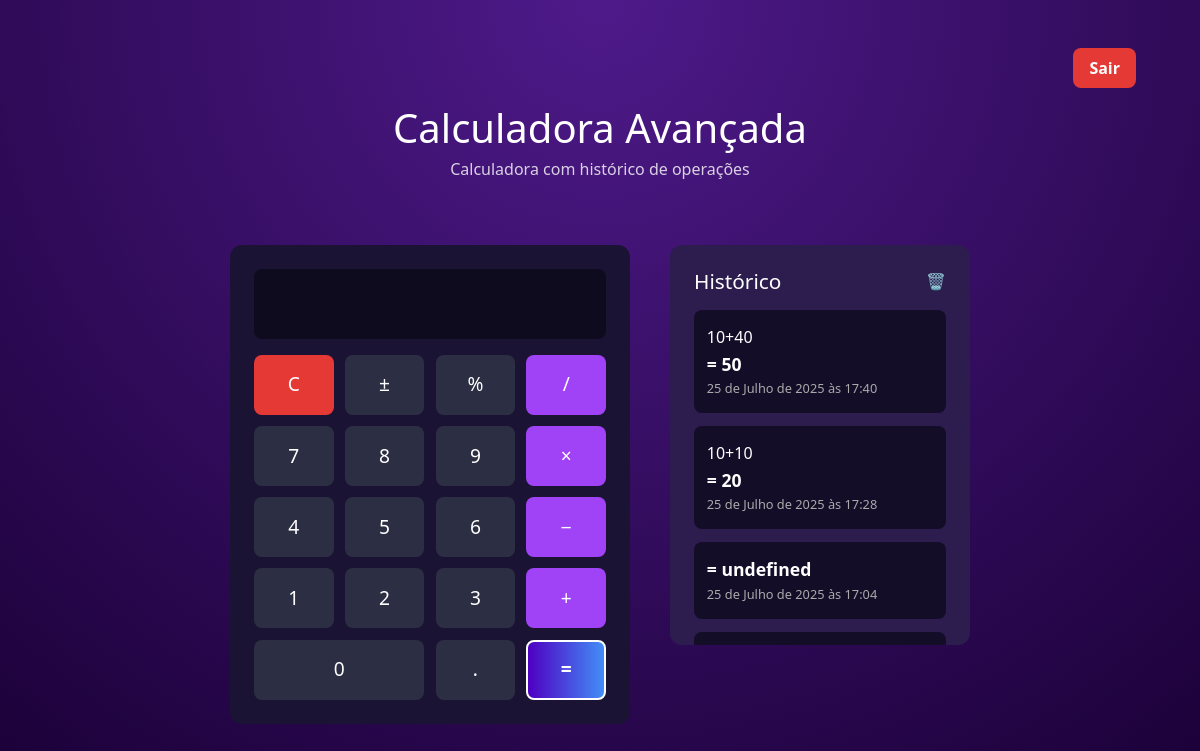
Before: /calculadora/ (signed in) with the older database file.
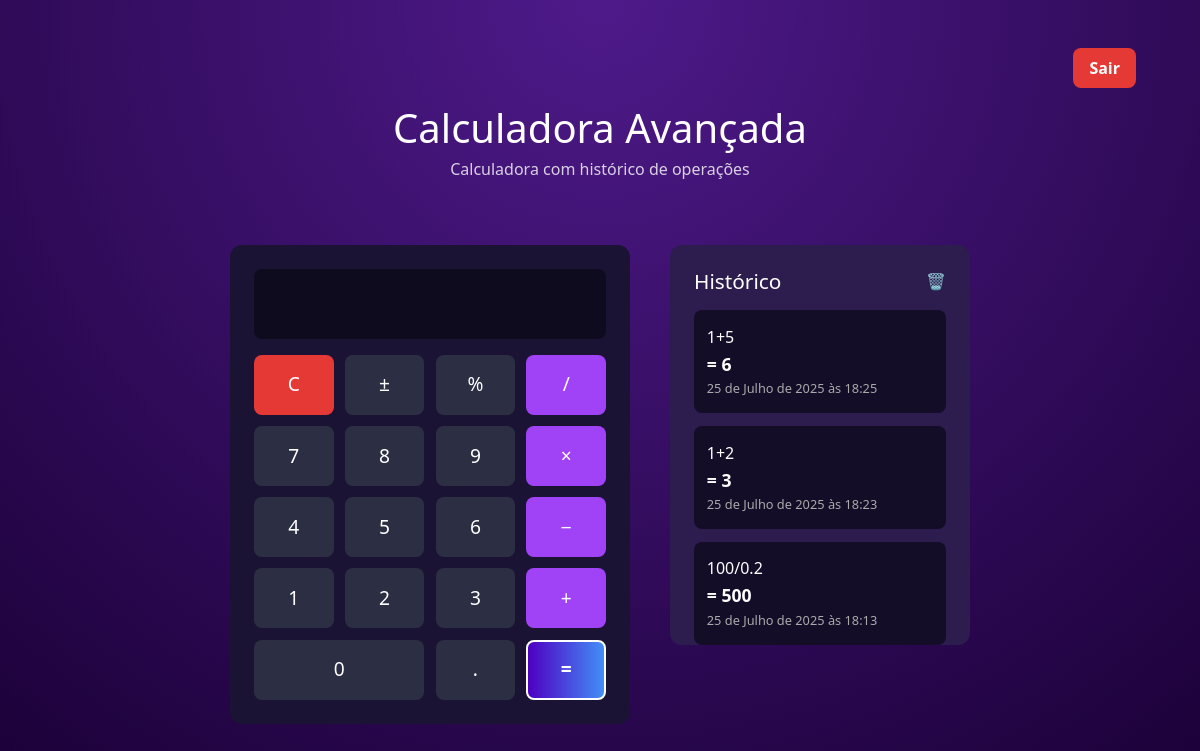
After: the same page with the newer database file.
### calculadora/models.py (models this page shows, shortened)
class Operacao(models.Model):
    idOperation = models.IntegerField(primary_key=True)
    idUser = models.ForeignKey(Usuario, on_delete=models.CASCADE)
    parameters = models.CharField(max_length=150)
    result = models.CharField(max_length=150)
    dtOfInclusion = models.DateTimeField(auto_now_add=True)

### calculadora/views.py (the view, shortened to what this page needs)
# urls.py: path('calculadora/', views.CalculadoraView.as_view(), name='index'),
class CalculadoraView(LoginRequiredMixin, View):
    def dispatch(self, request, *args, **kwargs):
        if not request.user.is_authenticated:
            messages.error(request, "Você precisa estar logado para acessar esta página.")
            return redirect(f"{self.get_login_url()}")
        return super().dispatch(request, *args, **kwargs)
    def get(self, request):
        service = OperacoesUsuarioLogado(request.user)
        operacoes = service.execute()
        return render(request, 'calculadora.html', context={'operacoes': operacoes})

### calculadora/services/calculadora/OperacoesUsuarioLogado.py (called while the page is built)
    def execute(self):
        operacoes = Operacao.objects.filter(idUser=self.user.id).order_by('-dtOfInclusion')
        return operacoes

### calculadora/templates/calculadora.html (shortened to what this page needs)
{% extends 'base.html'%}
{% load static %}
{% block css %}
<link rel="stylesheet" href="{% static 'calculadora/css/calculadora.css'%}">
{% endblock %}
{% block content%}
<body>
  <header>
    <a href="/logout">Sair</a>
  </header>
  <h1>Calculadora Avançada</h1>
  <p>Calculadora com histórico de operações</p>
  <div class="main-wrapper">
    <div class="calculator">
      <div class="display">{{result}}</div>
      <div class="buttons">
        <button value="c" class="clear">C</button>
        <button value="±">±</button>
        <button value="%">%</button>
        <button value="/" class="operator">/</button>
        <button value="7">7</button>
        <button value="8">8</button>
        <button value="9">9</button>
        <button value="*" class="operator">×</button>
        <button value="4">4</button>
        <button value="5">5</button>
        <button value="6">6</button>
        <button value="-" class="operator">−</button>
        <button value="1">1</button>
        <button value="2">2</button>
        <button value="3">3</button>
        <button value="+" class="operator">+</button>
        <button value="0" class="zero">0</button>
        <button value=".">.</button>
        <button value="=" class="equals">=</button>
      </div>
    </div>
    <div class="history">
      <h2>Histórico <span class="trash">🗑️</span></h2>
      {% for operacao in operacoes%}
      <div class="entry">
        <div>{{operacao.parameters}}</div>
        <div class="result">= {{operacao.result}}</div>
        <div class="time">{{operacao.dtOfInclusion}}</div>
      </div>
      {% endfor %}
    </div>
  </div>
</body>
{% endblock %}

### calculadora/templates/base.html (shortened to what this page needs)
{% load static %}
<!DOCTYPE html>
<html lang="en">
<head>
    <link href="https://cdn.jsdelivr.net/npm/bootstrap@5.3.3/dist/css/bootstrap.min.css" rel="stylesheet" />
    {% block css %} {%endblock%}
</head>
{% block content %}
{% endblock %}
</html>

### templates/static/calculadora/css/calculadora.css (style rules this page uses)
* { margin: 0; padding: 0; box-sizing: border-box; }
body { font-family: 'Segoe UI', Tahoma, Geneva, Verdana, sans-serif; background: radial-gradient(circle at top, #4e1a8a, #1a0036); color: white; display: flex; flex-direction: column; align-items: center; padding: 2rem; min-height: 100vh; }
header { width: 100%; display: flex; justify-content: flex-end; padding: 1rem 2rem; }
header a { color: white; text-decoration: none; font-weight: bold; background-color: #e53935; padding: 0.5rem 1rem; border-radius: 8px; transition: background-color 0.2s; }
h1 { font-size: 2.5rem; margin-bottom: 0.3rem; }
p { margin-bottom: 2rem; opacity: 0.8; }
.calculator { width: 400px; background-color: #1b1333; border-radius: 12px; padding: 1.5rem; }
.display { background-color: #0f0b1f; color: white; height: 70px; border-radius: 8px; text-align: right; padding: 1rem; font-size: 2rem; margin-bottom: 1rem; }
.buttons { display: grid; grid-template-columns: repeat(4, 1fr); gap: 0.7rem; }
.buttons button { height: 60px; font-size: 1.2rem; border: none; border-radius: 8px; background-color: #2c2f44; color: white; cursor: pointer; transition: 0.2s; }
.buttons .operator { background-color: #a042f5; }
.buttons .equals { background: linear-gradient(to right, #4e00c2, #438ef7); color: white; font-weight: bold; border: 2px solid white; }
.buttons .clear { background-color: #e53935; }
.zero { grid-column: span 2; }
.history { width: 300px; background-color: #2c1d4e; padding: 1.5rem; border-radius: 12px; }
.history h2 { display: flex; justify-content: space-between; align-items: center; font-size: 1.3rem; margin-bottom: 1rem; }
.trash { color: #f44336; cursor: pointer; font-size: 1rem; }
.entry { background-color: #140d28; padding: 0.8rem; border-radius: 8px; margin-bottom: 0.8rem; }
.entry div { margin: 2px 0; }
.result { font-weight: bold; font-size: 1.1rem; }
.time { font-size: 0.8rem; color: #aaa; }
.main-wrapper { display: flex; justify-content: center; align-items: flex-start; gap: 2.5rem; flex-wrap: nowrap; margin-top: 2rem; }
.history { max-height: 400px; overflow-y: auto; scrollbar-width: thin; }
.calculator { width: 400px; max-width: 100%; }
.history { width: 300px; max-width: 100%; }

Changed rows visible on the page:
removed Operacao: parameters "10+40", result "50", dtOfInclusion "25 de Julho de 2025 às 17:40"
removed Operacao: parameters "10+10", result "20", dtOfInclusion "25 de Julho de 2025 às 17:28"
removed Operacao: result "undefined", dtOfInclusion "25 de Julho de 2025 às 17:04"
now on this page (row edited): Operacao: parameters "1+5", result "6", dtOfInclusion "25 de Julho de 2025 às 18:25"
now on this page (row edited): Operacao: parameters "1+2", result "3", dtOfInclusion "25 de Julho de 2025 às 18:23"
now on this page (row edited): Operacao: parameters "100/0.2", result "500", dtOfInclusion "25 de Julho de 2025 às 18:13"
